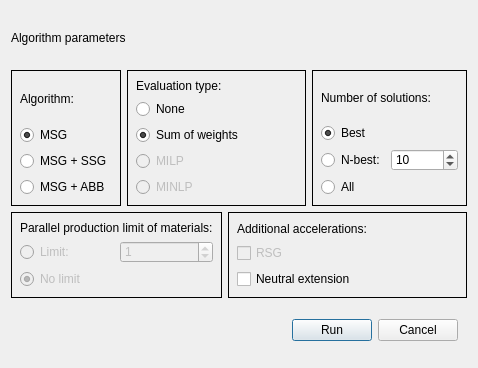
<?xml version="1.0" encoding="UTF-8"?>
<ui version="4.0">
 <class>RunAlgorithmDialog</class>
 <widget class="QDialog" name="RunAlgorithmDialog">
  <property name="geometry">
   <rect>
    <x>0</x>
    <y>0</y>
    <width>478</width>
    <height>368</height>
   </rect>
  </property>
  <property name="windowTitle">
   <string>Run algorithm</string>
  </property>
  <layout class="QGridLayout" name="gridLayout_6">
   <item row="0" column="0" colspan="2">
    <widget class="QLabel" name="label">
     <property name="styleSheet">
      <string notr="true">font: 16pt &quot;MS Shell Dlg 2&quot;;</string>
     </property>
     <property name="text">
      <string>Algorithm parameters</string>
     </property>
    </widget>
   </item>
   <item row="1" column="0">
    <widget class="QWidget" name="widgetAlg" native="true">
     <property name="styleSheet">
      <string notr="true">QWidget#widgetAlg
{
	border: 1px solid black;
}</string>
     </property>
     <layout class="QGridLayout" name="gridLayout">
      <item row="0" column="0">
       <widget class="QLabel" name="label_2">
        <property name="text">
         <string>Algorithm:</string>
        </property>
       </widget>
      </item>
      <item row="1" column="0">
       <widget class="QRadioButton" name="radioButtonAlgMSG">
        <property name="text">
         <string>MSG</string>
        </property>
        <property name="checked">
         <bool>true</bool>
        </property>
       </widget>
      </item>
      <item row="2" column="0">
       <widget class="QRadioButton" name="radioButtonAlgSSG">
        <property name="text">
         <string>MSG + SSG</string>
        </property>
       </widget>
      </item>
      <item row="3" column="0">
       <widget class="QRadioButton" name="radioButtonAlgABB">
        <property name="text">
         <string>MSG + ABB</string>
        </property>
       </widget>
      </item>
     </layout>
    </widget>
   </item>
   <item row="1" column="1" colspan="2">
    <widget class="QWidget" name="widgetEval" native="true">
     <property name="styleSheet">
      <string notr="true">QWidget#widgetEval
{
	border: 1px solid black;
}</string>
     </property>
     <layout class="QGridLayout" name="gridLayout_2">
      <item row="2" column="0">
       <widget class="QRadioButton" name="radioButtonEvalSumWeights">
        <property name="text">
         <string>Sum of weights</string>
        </property>
        <property name="checked">
         <bool>true</bool>
        </property>
       </widget>
      </item>
      <item row="0" column="0">
       <widget class="QLabel" name="label_3">
        <property name="text">
         <string>Evaluation type:</string>
        </property>
       </widget>
      </item>
      <item row="4" column="0">
       <widget class="QRadioButton" name="radioButtonEvalMINLP">
        <property name="enabled">
         <bool>false</bool>
        </property>
        <property name="text">
         <string>MINLP</string>
        </property>
       </widget>
      </item>
      <item row="3" column="0">
       <widget class="QRadioButton" name="radioButtonEvalMILP">
        <property name="enabled">
         <bool>false</bool>
        </property>
        <property name="text">
         <string>MILP</string>
        </property>
       </widget>
      </item>
      <item row="1" column="0">
       <widget class="QRadioButton" name="radioButtonEvalNone">
        <property name="text">
         <string>None</string>
        </property>
        <property name="checked">
         <bool>false</bool>
        </property>
       </widget>
      </item>
     </layout>
    </widget>
   </item>
   <item row="1" column="3">
    <widget class="QWidget" name="widgetSolnum" native="true">
     <property name="styleSheet">
      <string notr="true">QWidget#widgetSolnum
{
	border: 1px solid black;
}</string>
     </property>
     <layout class="QGridLayout" name="gridLayout_3">
      <item row="1" column="0">
       <widget class="QRadioButton" name="radioButtonSolnumBest">
        <property name="text">
         <string>Best</string>
        </property>
        <property name="checked">
         <bool>true</bool>
        </property>
       </widget>
      </item>
      <item row="2" column="0">
       <widget class="QRadioButton" name="radioButtonSolnumNbest">
        <property name="text">
         <string>N-best:</string>
        </property>
       </widget>
      </item>
      <item row="2" column="1">
       <widget class="QSpinBox" name="spinBoxSolnum">
        <property name="maximum">
         <number>10000000</number>
        </property>
        <property name="value">
         <number>10</number>
        </property>
       </widget>
      </item>
      <item row="3" column="0">
       <widget class="QRadioButton" name="radioButtonSolnumAll">
        <property name="text">
         <string>All</string>
        </property>
       </widget>
      </item>
      <item row="0" column="0" colspan="2">
       <widget class="QLabel" name="label_4">
        <property name="text">
         <string>Number of solutions:</string>
        </property>
       </widget>
      </item>
     </layout>
    </widget>
   </item>
   <item row="2" column="0" colspan="2">
    <widget class="QWidget" name="widgetParprod" native="true">
     <property name="styleSheet">
      <string notr="true">QWidget#widgetParprod
{
	border: 1px solid black;
}</string>
     </property>
     <layout class="QGridLayout" name="gridLayout_5">
      <item row="0" column="0" colspan="2">
       <widget class="QLabel" name="label_5">
        <property name="text">
         <string>Parallel production limit of materials:</string>
        </property>
       </widget>
      </item>
      <item row="1" column="0">
       <widget class="QRadioButton" name="radioButtonParprodLimit">
        <property name="enabled">
         <bool>false</bool>
        </property>
        <property name="text">
         <string>Limit:</string>
        </property>
       </widget>
      </item>
      <item row="1" column="1">
       <widget class="QSpinBox" name="spinBoxParprod">
        <property name="enabled">
         <bool>false</bool>
        </property>
        <property name="maximum">
         <number>10000000</number>
        </property>
        <property name="value">
         <number>1</number>
        </property>
       </widget>
      </item>
      <item row="2" column="0">
       <widget class="QRadioButton" name="radioButtonParprodNoLimit">
        <property name="enabled">
         <bool>false</bool>
        </property>
        <property name="text">
         <string>No limit</string>
        </property>
        <property name="checked">
         <bool>true</bool>
        </property>
       </widget>
      </item>
     </layout>
    </widget>
   </item>
   <item row="2" column="2" colspan="2">
    <widget class="QWidget" name="widgetAccel" native="true">
     <property name="styleSheet">
      <string notr="true">QWidget#widgetAccel
{
	border: 1px solid black;
}</string>
     </property>
     <layout class="QGridLayout" name="gridLayout_4">
      <item row="0" column="0">
       <widget class="QLabel" name="label_6">
        <property name="text">
         <string>Additional accelerations:</string>
        </property>
       </widget>
      </item>
      <item row="1" column="0">
       <widget class="QCheckBox" name="checkBoxAccelRSG">
        <property name="enabled">
         <bool>false</bool>
        </property>
        <property name="text">
         <string>RSG</string>
        </property>
       </widget>
      </item>
      <item row="2" column="0">
       <widget class="QCheckBox" name="checkBoxAccelNeutralExtension">
        <property name="enabled">
         <bool>true</bool>
        </property>
        <property name="text">
         <string>Neutral extension</string>
        </property>
       </widget>
      </item>
     </layout>
    </widget>
   </item>
   <item row="3" column="0" colspan="4">
    <widget class="QWidget" name="widget" native="true">
     <layout class="QHBoxLayout" name="horizontalLayout">
      <item>
       <spacer name="horizontalSpacer">
        <property name="orientation">
         <enum>Qt::Horizontal</enum>
        </property>
        <property name="sizeHint" stdset="0">
         <size>
          <width>342</width>
          <height>20</height>
         </size>
        </property>
       </spacer>
      </item>
      <item>
       <widget class="QPushButton" name="pushButtonRun">
        <property name="text">
         <string>Run</string>
        </property>
        <property name="autoDefault">
         <bool>false</bool>
        </property>
        <property name="default">
         <bool>true</bool>
        </property>
       </widget>
      </item>
      <item>
       <widget class="QPushButton" name="pushButtonCancel">
        <property name="text">
         <string>Cancel</string>
        </property>
        <property name="autoDefault">
         <bool>false</bool>
        </property>
       </widget>
      </item>
     </layout>
    </widget>
   </item>
  </layout>
 </widget>
 <resources/>
 <connections/>
</ui>
